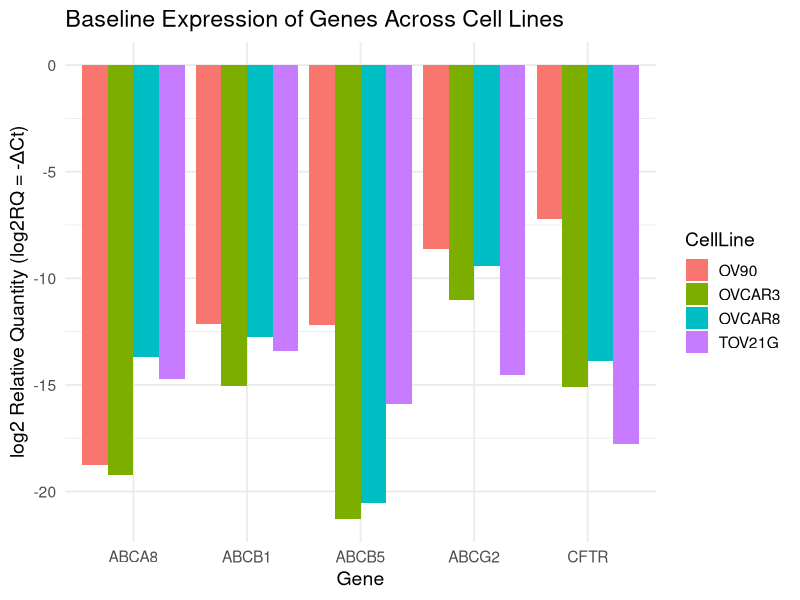
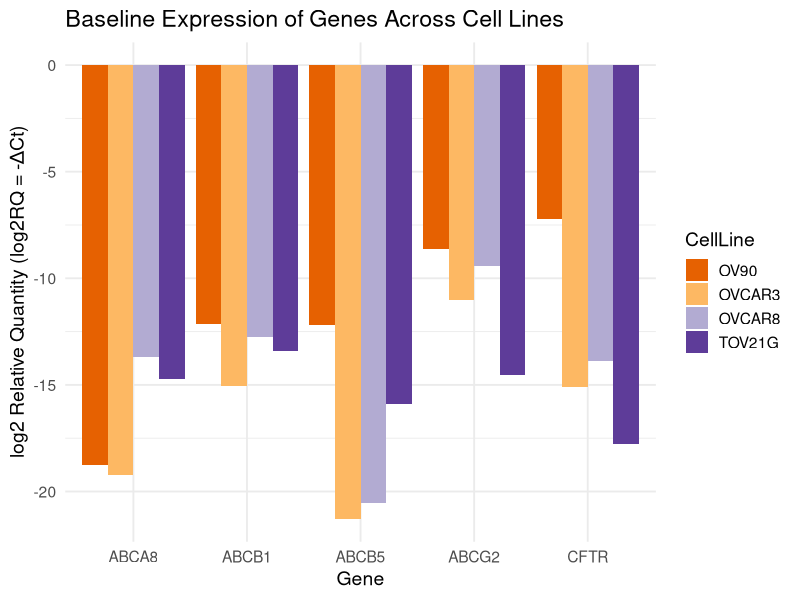
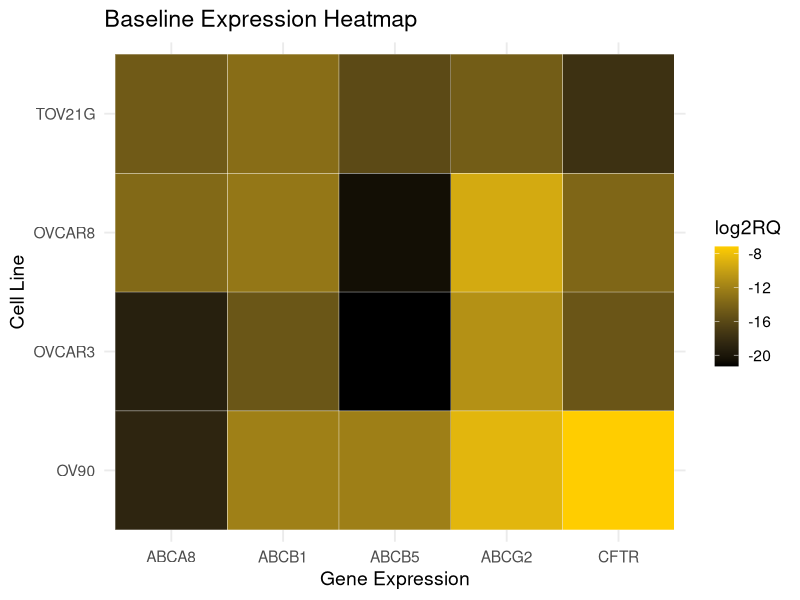

Write the R code that produced these figures, in order.

library(tidyverse)

# Recreate your table
df <- tribble(
  ~CellLine, ~ABCB1, ~ABCG2, ~ABCB5, ~ABCA8, ~CFTR,
  "OVCAR8", 12.75593405, 9.411187159, 20.55694137, 13.7121573, 13.88854482,
  "TOV21G", 13.40913049, 14.54248001, 15.91602529, 14.73275617, 17.77961949,
  "OVCAR3", 15.05896991, 11.00495557, 21.29229169, 19.22865073, 15.09539169,
  "OV90",   12.12370436, 8.637280272, 12.20359926, 18.76012704, 7.213727261
)

# Convert to long format and compute log2RQ = -ΔCt
df_long <- df %>%
  pivot_longer(-CellLine, names_to = "Gene", values_to = "DeltaCt") %>%
  mutate(log2RQ = -DeltaCt)

# Plot: baseline expression across cell lines
ggplot(df_long, aes(x = Gene, y = log2RQ, fill = CellLine)) +
  geom_bar(stat = "identity", position = position_dodge()) +
  theme_minimal(base_size = 14) +
  labs(
    title = "Baseline Expression of Genes Across Cell Lines",
    y = "log2 Relative Quantity (log2RQ = -ΔCt)",
    x = "Gene"
  )

ggplot(df_long, aes(x = Gene, y = log2RQ, fill = CellLine)) +
  geom_col(position = position_dodge()) +
  scale_fill_brewer(palette = "PuOr") +   # Purple–Orange, but we can clip to the purple/gray range
  theme_minimal(base_size = 14) +
  labs(
    title = "Baseline Expression of Genes Across Cell Lines",
    y = "log2 Relative Quantity (log2RQ = -ΔCt)",
    x = "Gene"
  )
ggplot(df_long, aes(x = Gene, y = CellLine, fill = log2RQ)) +
  geom_tile(color = "white") +
  scale_fill_gradient(
    low =  "#000000" , # Iowa yellow
    high =  "#FFCD00"  # black
  ) +
  theme_minimal(base_size = 14) +
  labs(
    title = "Baseline Expression Heatmap",
    x = "Gene Expression", y = "Cell Line", fill = "log2RQ"
  )
